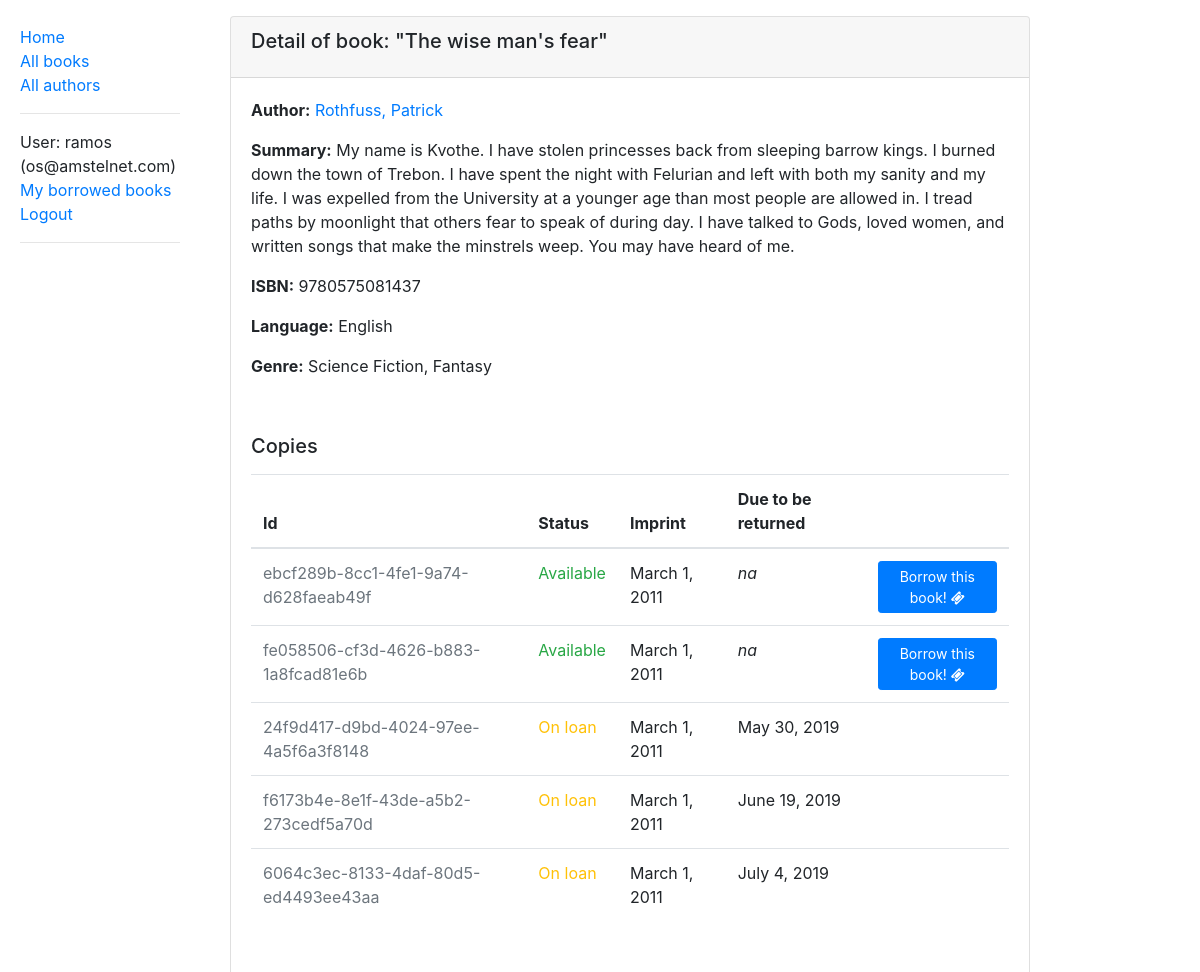
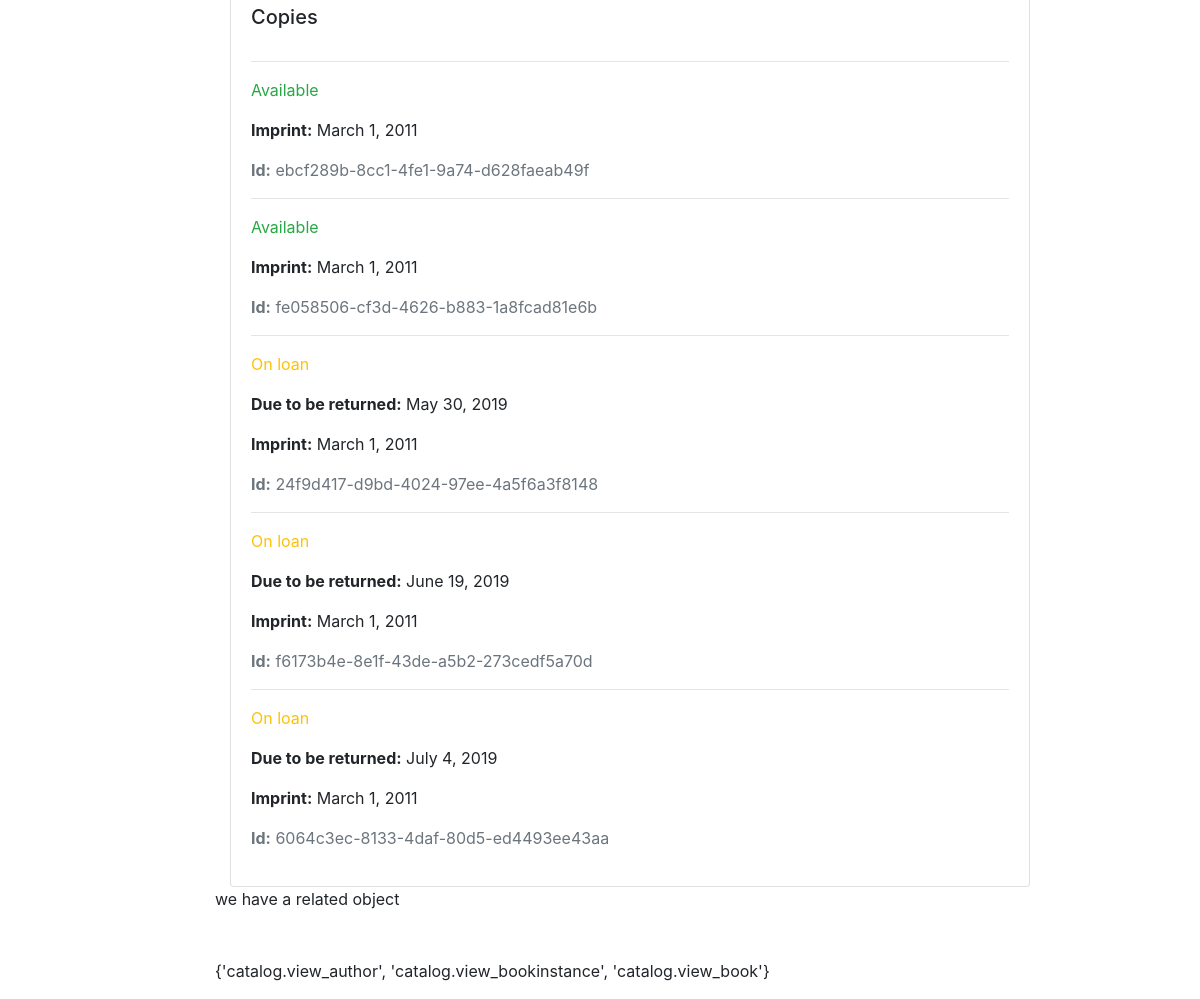
The app's page /catalog/book/5 (signed in), older data (2 pictures, top to bottom).
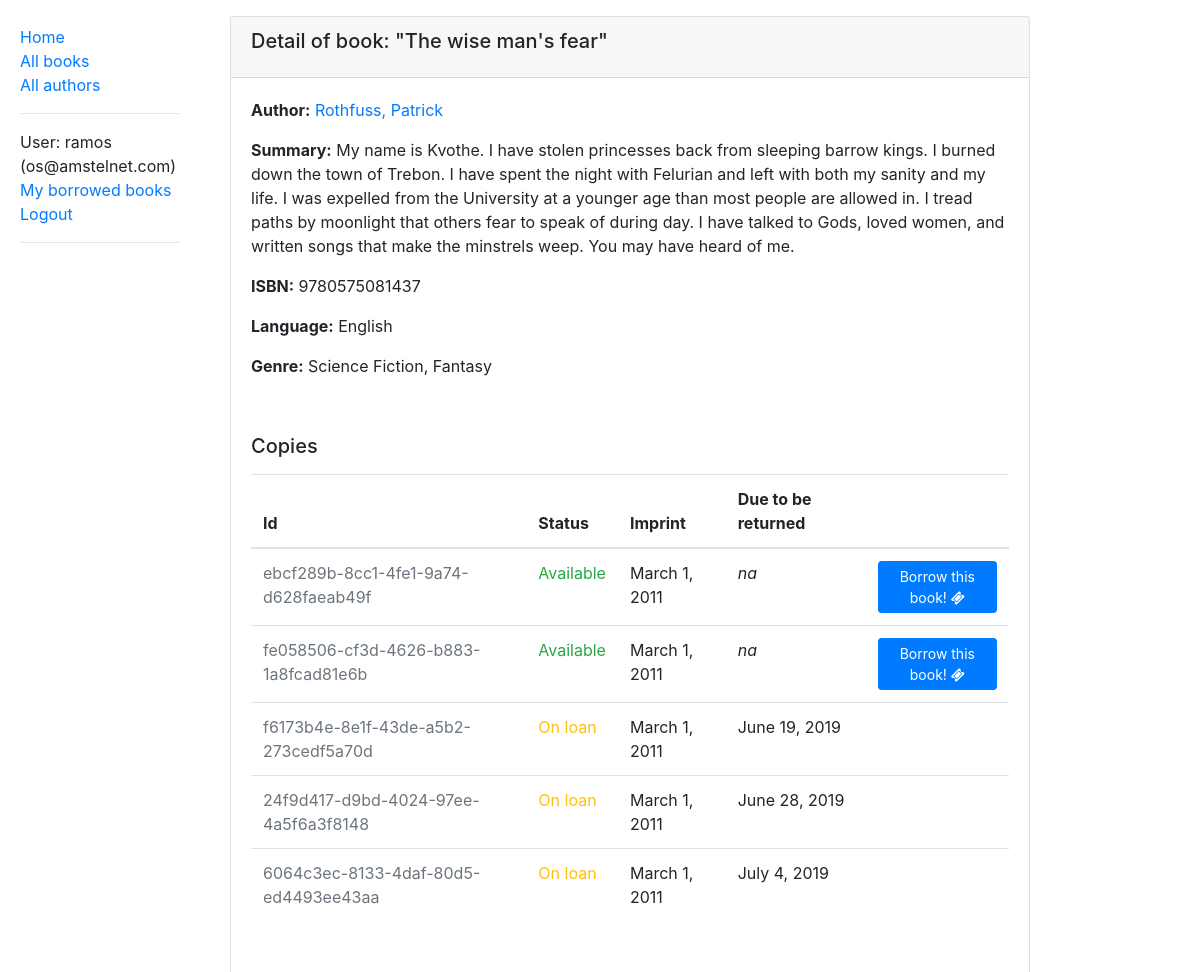
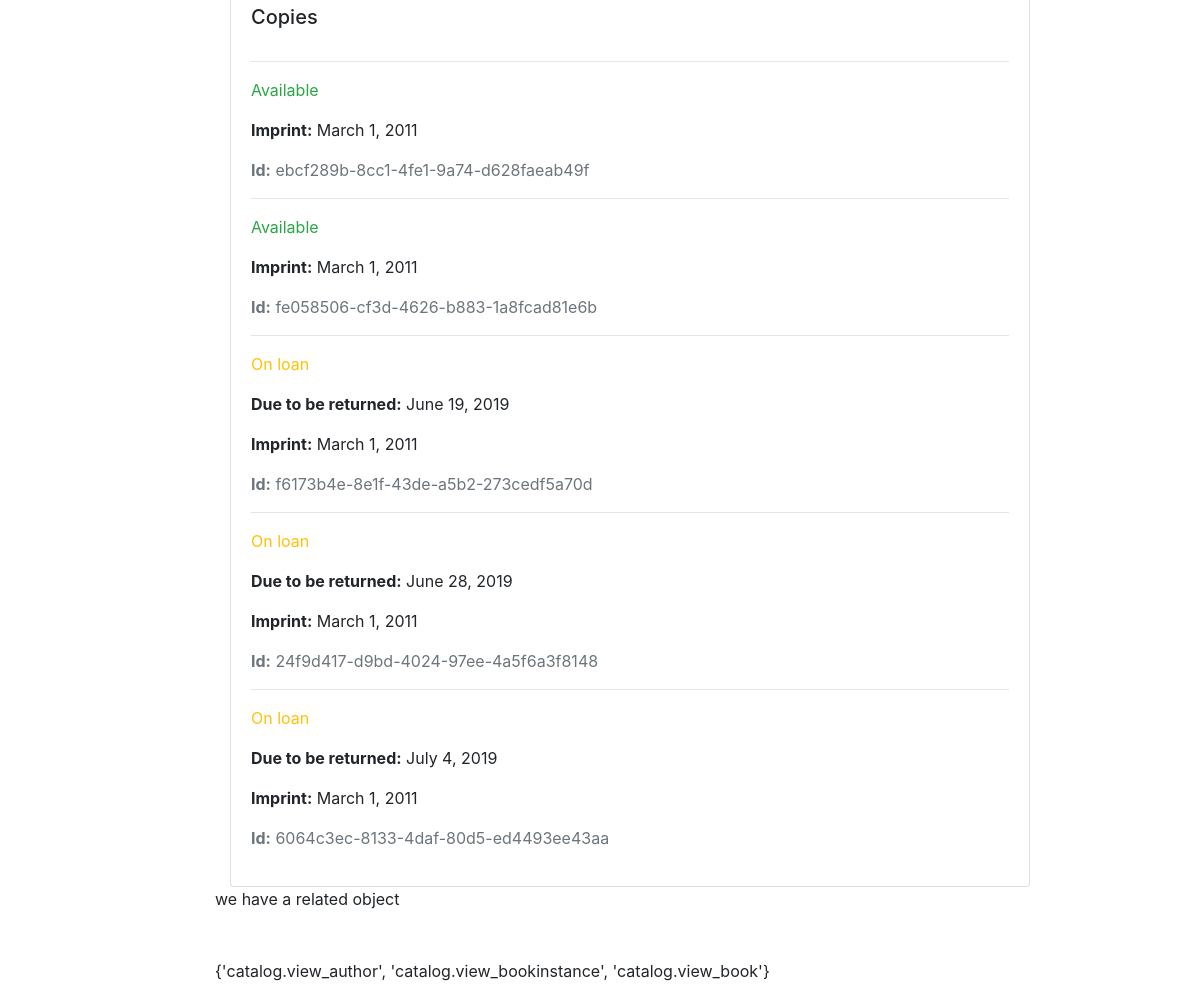
The same page, newer data (2 pictures, top to bottom).
### catalog/models.py (models this page shows, shortened)
class Genre(models.Model):
    name = models.CharField(max_length=200, help_text="Enter a book genre (e.g. Science Fiction)")
    def __str__(self):
        return self.name

class BookInstance(models.Model):
    id = models.UUIDField(primary_key=True, default=uuid.uuid4,
                          help_text='Unique ID for this particular book across whole library')
    book = models.ForeignKey('Book', on_delete=models.SET_NULL, null=True)
    imprint = models.CharField(max_length=200)
    due_back = models.DateField(null=True, blank=True)
    LOAN_STATUS = (
        ('m', 'Maintenace'),
        ('o', 'On loan'),
        ('a', 'Available'),
        ('r', 'Reserved'),
    )
    status = models.CharField(
        max_length=1,
        choices=LOAN_STATUS,
        blank=True,
        default='m',
        help_text='Book availability',
    )
    borrower = models.ForeignKey(User, on_delete=models.SET_NULL, null=True, blank=True)
    class Meta:
        ordering = ['due_back']
        permissions = (
            ('can_mark_returned', 'Set book as returned'),
        )

### catalog/views.py (the view)
# urls.py: path('book/<int:pk>', views.BookDetailView.as_view(), name='book-detail'),
class BookDetailView(LoginRequiredMixin,
                     DetailView):
    model = Book
    bookinstances_paginate_by = 5
    def dispatch(self, *args, **kwargs):
        print('dispatch()')
        self.object = self.get_object()
        print(f'self.object: {self.object}')
        return super().dispatch(*args, **kwargs)
    def get_context_data(self, *args, **kwargs):
        context_data = super().get_context_data(*args, **kwargs)
        context_data['book'] = self.object
        context_data['action'] = 'Add'
        ro_page = self.request.GET.get('ro_page')
        bookinstances = self.object.bookinstance_set.all()
        bookinstances_paginator = paginator.Paginator(bookinstances, self.bookinstances_paginate_by)
        try:
            bookinstances_page_obj = bookinstances_paginator.page(ro_page)
        except (paginator.PageNotAnInteger, paginator.EmptyPage):
            bookinstances_page_obj = bookinstances_paginator.page(1)
        print(f"bookinstances_page_obj: {bookinstances_page_obj}")
        print(f"bookinstances_page_obj.has_other_pages: {bookinstances_page_obj.has_other_pages()}")
        print(f"bookinstances_paginator.num_pages: {bookinstances_paginator.num_pages}")
        context_data['related_page_obj'] = bookinstances_page_obj
        return context_data

### catalog/models.py (called while the page is built)
    def __str__(self):
        return self.name

    def __str__(self):
        return self.title

    def __str__(self):
        return f'{self.last_name}, {self.first_name}'

### catalog/templates/catalog/book_detail.html
                                {% extends 'base_generic.html' %}
{% block content %}
    <div class="container-fluid mt-3">
    <div class="card" style="width: 50rem;">
        <div class="card-header">
            <h5 class="card-title">Detail of book: "{{ book.title }}"</h5>
        </div>
        <div class="card-body">
            <p><strong>Author:</strong> <a href="{% url 'author-detail' book.author.pk %}">{{ book.author }}</a></p>
            <p><strong>Summary:</strong> {{ book.summary }}</p>
            <p><strong>ISBN:</strong> {{ book.isbn }}</p>
            <p><strong>Language:</strong> {{ book.language }}</p>
            <p><strong>Genre:</strong>
                {% for genre in book.genre.all %}
                    {{ genre }}{% if not forloop.last %}, {% endif %}
                {% endfor %}
            </p>
        </div>
        {% include 'catalog/book_copies.html' %}
    </div>
    </div>
{% endblock %}

### catalog/templates/catalog/book_copies.html (shortened to what this page needs)
 <div class="card-body">
    <h5 class="card-title">Copies
    </h5>
    <div class="row mt-3">
        <div class="col-sm-12 col-md-12 ">
            <table class="table">
                <thead>
                    <tr>
                        <th>Id</th>
                        <th>Status</th>
                        <th>Imprint</th>
                        <th>Due to be returned</th>
                        <th></th>
                    </tr>
                </thead>
                <tbody>
                {% for copy in related_page_obj.object_list %}
                    <tr>
                        <td>
                            <span class="text-muted">{{ copy.id }}</span>
                        </td>
                        <td>
                            <span class="{% if copy.status == 'a' %}text-success{% elif copy.status == 'm' %}text-danger{% else %}text-warning{% endif %}">
                                {{ copy.get_status_display }}
                            </span>
                        </td>
                        <td>
                            {{ copy.imprint }}
                        </td>
                        <td>
                            {% if copy.status == 'o' %}
                                {{ copy.due_back }}
                            {% else %}
                                <i>na</i>
                            {% endif %}
                        </td>
                        <td>
                            {% if copy.status == 'a' %}
                               <a href="{% url 'book-copy-borrow' book.pk copy.id %}" class="btn btn-primary btn-sm float-right"  role="button">Borrow this book! <i class="fa fa-ticket"></i></a>
                            {% endif %}
                        </td>
                    </tr>
                {% endfor %}
                </tbody>
            </table>
        </div>
    </div>
 </div>
 <div class="card-body">
         <h5 class="card-title">Copies
         </h5>
         <div class="row mt-3">
             <div class="col-sm-12 col-md-12 ">
                 {% for copy in related_page_obj.object_list %}
                        <hr>
                        <p class="{% if copy.status == 'a' %}text-success{% elif copy.status == 'm' %}text-danger{% else %}text-warning{% endif %}">
                            {{ copy.get_status_display }}
                        </p>
                        {% if copy.status != 'a' %}
                            <p><strong>Due to be returned:</strong> {{ copy.due_back }}</p>
                        {% endif %}
                        <p><strong>Imprint:</strong> {{ copy.imprint }}</p>
                        <p class="text-muted"><strong>Id:</strong> {{ copy.id }}</p>
                 {% empty %}
                     <p>No copies available</p>
                 {% endfor %}
             </div>
         </div>
 </div>

Row changes from the older to the newer data that the page shows:
shown differently, row unchanged: BookInstance "f6173b4e-8e1f-43de-a5b2-273cedf5a70d": moves up the list
changed BookInstance "24f9d417-d9bd-4024-97ee-4a5f6a3f8148": due_back "May 30, 2019" → "June 28, 2019"
